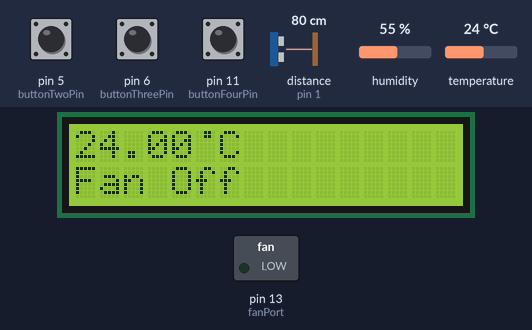
This sketch was run on a simulated Arduino Uno, built with avr-gcc and run on an emulated ATmega328P. Shown: 16×2 character LCD, switched loads named in the sketch (green lamp = pin HIGH). Wiring (inferred from the names in the program): ultrasonic range finder: trigger pin 0; echo pin 1. The inputs (shaded band) are chosen by the test bench; at power-on: distance to the obstacle (sensor on pin 1) 80 cm, pin 11 (buttonFourPin) LOW, temperature 24 °C, pin 5 (buttonTwoPin) LOW, pin 6 (buttonThreePin) LOW, humidity 55 %. The echo pulse lasts 58.3 µs per cm; EEPROM starts erased; pins used as bus, display or sensor lines are not drawn.

Above: at 1.2 s.
1.3 s: distance to the obstacle (sensor on pin 1) set to 13 cm
3.4 s: distance to the obstacle (sensor on pin 1) set to 10 cm
At 3.49 s:
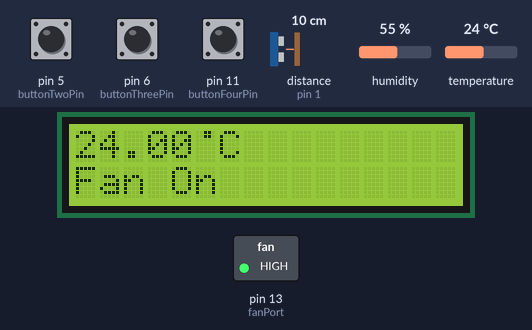
5.1 s: pin 11 (buttonFourPin) pulled HIGH for 0.15 s
At 5.6 s:
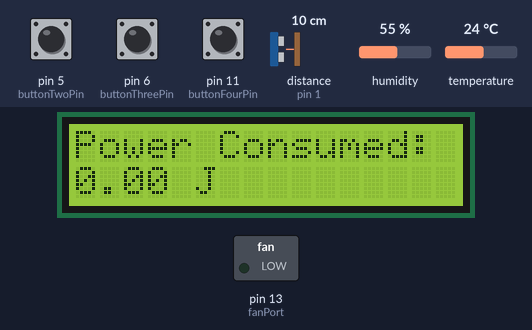
6.7 s: pin 11 (buttonFourPin) pulled HIGH for 1 s
At 6.92 s:
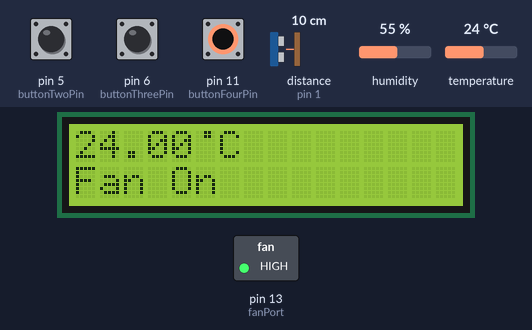
9.2 s: temperature set to 20 °C
At 10.88 s:
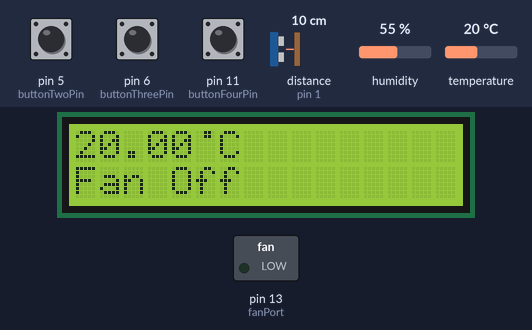
12.3 s: pin 5 (buttonTwoPin) pulled HIGH for 0.15 s
At 12.36 s:
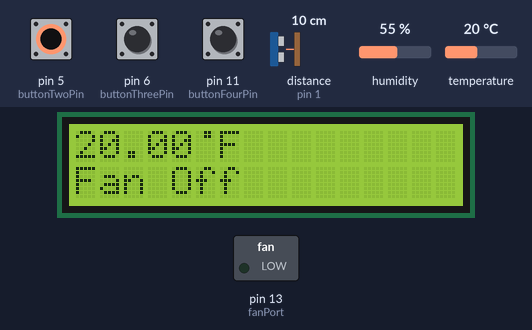
Timing chart, 0 to 15.1 s (numbered marks = the images above; inputs shaded):
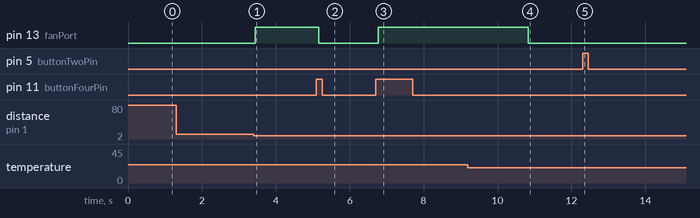

Measured:
- the behaviour switches between 12 and 11 cm on distance to the obstacle (sensor on pin 1) (found by bisection; images 0 and 1)
- the behaviour switches between 22 and 21 °C on temperature (found by bisection; images 3 and 4)
- after the input at 3.4 s, pin 13 (fanPort): LOW → HIGH after 0.05 s; the display: first differs from a run without the input after 0.05 s (image 1)
- after the input at 5.1 s, pin 13 (fanPort): HIGH → LOW after 0.06 s; the display: changes after 0.06 s (image 2)
- after the input at 6.7 s, pin 13 (fanPort): LOW → HIGH after 0.07 s; the display: first changes after 0.05 s (image 3 shows a later state)
- after the input at 9.2 s, pin 13 (fanPort): HIGH → LOW after 1.6 s; the display: first differs from a run without the input after 1.6 s (image 4)
- after the input at 12.3 s, the display: first differs from a run without the input at once (image 5)

The sketch:

Arduino_Fan_Controller.ino
```cpp
#include <DHT.h>
#include <LiquidCrystal.h>
#include <EEPROM.h>

int trigPort = 0;
int echoPort = 1;

int sensorPort = 12;
DHT Sensor(sensorPort, DHT11);

int portRS = 2;
int portE = 4;
int portD4 = 7;
int portD5 = 8;
int portD6 = 9;
int portD7 = 10;
LiquidCrystal lcd(portRS, portE, portD4, portD5, portD6, portD7);
byte degree[8] = {
  0b00110,
  0b00110,
  0b00000,
  0b00000,
  0b00000,
  0b00000,
  0b00000,
  0b00000
};

int fanPort = 13;

int buttonOnePin = 3;
int buttonTwoPin = 5;
int buttonThreePin = 6;
int buttonFourPin = 11;
int potentiometerPin = A0;

int temperatureUnitMode;
float duration;
int distance;
int displayMode = 1;
int buttonOneState;
int buttonOnePreviousState = 0;
int buttonTwoState;
int buttonTwoPreviousState = 0;
int buttonThreeState;
int buttonThreePreviousState = 0;
int buttonFourState;
int buttonFourPreviousState = 0;
bool fanOn = false;
unsigned long previousMillis = 0;
unsigned long currentMillis;
unsigned long fanOnTime = 0;

void setup() {
  pinMode(trigPort, OUTPUT);
  pinMode(echoPort, INPUT);
  pinMode(fanPort, OUTPUT);
  pinMode(buttonOnePin, INPUT);
  pinMode(buttonTwoPin, INPUT);
  pinMode(buttonThreePin, INPUT);
  pinMode(buttonFourPin, INPUT);
  pinMode(potentiometerPin, INPUT);
  Sensor.begin();
  lcd.begin(16, 2);
  lcd.createChar(0, degree);
}

void detectDistance() {
  digitalWrite(trigPort, HIGH);
  delayMicroseconds(10);
  digitalWrite(trigPort, LOW);
  duration = pulseIn(echoPort, HIGH);
  distance = duration / 2 * 0.0343;
}

void unitSwitching() {
  if (buttonTwoState == 1 && buttonTwoPreviousState == 0) {
    if (displayMode == 1 || displayMode == 3) {
      if (temperatureUnitMode == 1) {
        temperatureUnitMode = 2;
      } else if (temperatureUnitMode == 2) {
        temperatureUnitMode = 1;
      }
      EEPROM.write(3, temperatureUnitMode);
    }
  }
  if (temperatureUnitMode == 1) {
    lcd.print("C");
  } else if (temperatureUnitMode == 2) {
    lcd.print("F");
  }
  buttonTwoPreviousState = buttonTwoState;
}

void homeMode() {
  int maximumDistance;
  float temperature;
  float maximumTemperatureCelcius;
  float maximumTemperatureFarenheit;
  if (EEPROM.read(0) == 255) {
    maximumDistance = 10;
  } else {
    maximumDistance = EEPROM.read(0);
  }
  if (EEPROM.read(1) == 255) {
    maximumTemperatureCelcius = 22;
  }
  if (EEPROM.read(2) == 255) {
    maximumTemperatureFarenheit = 72;
  } else {
    maximumTemperatureCelcius = EEPROM.read(1);
    maximumTemperatureFarenheit = EEPROM.read(2);
  }
  if (EEPROM.read(3) == 255) {
    temperatureUnitMode = 1;
  } else {
    temperatureUnitMode = EEPROM.read(3);
  }
  lcd.clear();
  detectDistance();
  if (temperatureUnitMode == 1) {
    temperature = Sensor.readTemperature();
  } else if (temperatureUnitMode == 2) {
    temperature = Sensor.readTemperature(true);
  }
  if (distance <= maximumDistance) {
    if (temperatureUnitMode == 1 && temperature >= maximumTemperatureCelcius) {
      currentMillis = millis();
      digitalWrite(fanPort, HIGH);
      fanOn = true;
    } else if (temperatureUnitMode == 2 && temperature >= maximumTemperatureFarenheit) {
      currentMillis = millis();
      digitalWrite(fanPort, HIGH);
      fanOn = true;
    } else {
      digitalWrite(fanPort, LOW);
      fanOn = false;
    }
  } else {
    if (fanOn == true) {
      fanOnTime += currentMillis - previousMillis;
      previousMillis = currentMillis;
      digitalWrite(fanPort, LOW);
      fanOn = false;
    }
  }
  buttonTwoState = digitalRead(buttonTwoPin);
  lcd.setCursor(0, 0);
  lcd.print(temperature);
  lcd.write(byte(0));
  unitSwitching();
  lcd.setCursor(0, 1);
  lcd.print("Fan ");
  if (fanOn == true) {
    lcd.print("On");
  } else {
    lcd.print("Off");
  }
  delay(100);
}

void distanceSettingMode() {
  lcd.clear();
  detectDistance();
  lcd.setCursor(0, 0);
  lcd.print("Set Distance: ");
  lcd.setCursor(0, 1);
  lcd.print(distance);
  lcd.print(" cm");
  buttonOneState = digitalRead(3);
  if (buttonOneState == 1 && buttonOnePreviousState == 0) {
    EEPROM.write(0, distance);
  }
  buttonOneState == buttonOnePreviousState;
  delay(100);
}

void temperatureSettingMode() {
  int temperatureCelcius;
  int temperatureFarenheit;
  int potentiometerState;
  if (EEPROM.read(3) == 255) {
    temperatureUnitMode = 1;
  } else {
    temperatureUnitMode = EEPROM.read(3);
  }
  lcd.clear();
  potentiometerState = analogRead(potentiometerPin);
  temperatureCelcius = map(potentiometerState, 0, 1023, 16, 30);
  EEPROM.write(1, temperatureCelcius);
  temperatureFarenheit = map(potentiometerState, 0, 1023, 61, 86);
  EEPROM.write(2, temperatureFarenheit);
  buttonTwoState = digitalRead(buttonTwoPin);
  lcd.setCursor(0, 0);
  lcd.print("Set Temperature: ");
  lcd.setCursor(0, 1);
  if (temperatureUnitMode == 1) {
    lcd.print(temperatureCelcius);
  } else if (temperatureUnitMode == 2) {
    lcd.print(temperatureFarenheit);
  }
  lcd.write(byte(0));
  unitSwitching();
  delay(100);
}

void powerConsumptionMonitoringMode() {
  lcd.clear();
  lcd.setCursor(0, 0);
  lcd.print("Power Consumed: ");
  lcd.setCursor(0, 1);
  lcd.print(fanOnTime / 1000 * 5 * 0.02);
  lcd.print(" J");
  delay(100);
}

void loop() {
  buttonThreeState = digitalRead(buttonThreePin);
  buttonFourState = digitalRead(buttonFourPin);
  if (buttonThreeState == 1 && buttonThreePreviousState == 0) {
    if (displayMode == 3) {
      displayMode = 1;
    } else {
      displayMode += 1;
    }
  }
  if (buttonFourState == 1 && buttonFourPreviousState == 0) {
    if (displayMode == 4) {
      displayMode = 1;
    } else {
      displayMode = 4;
    }
  }
  if (displayMode == 1) {
    homeMode();
  } else if (displayMode == 2) {
    digitalWrite(fanPort, LOW);
    fanOn = false;
    distanceSettingMode();
  } else if (displayMode == 3) {
    temperatureSettingMode();
  } else if (displayMode == 4) {
    digitalWrite(fanPort, LOW);
    fanOn = false;
    powerConsumptionMonitoringMode();
  }
  buttonThreePreviousState = buttonThreeState;
  buttonFourPreviousState = buttonFourState;
}
```
